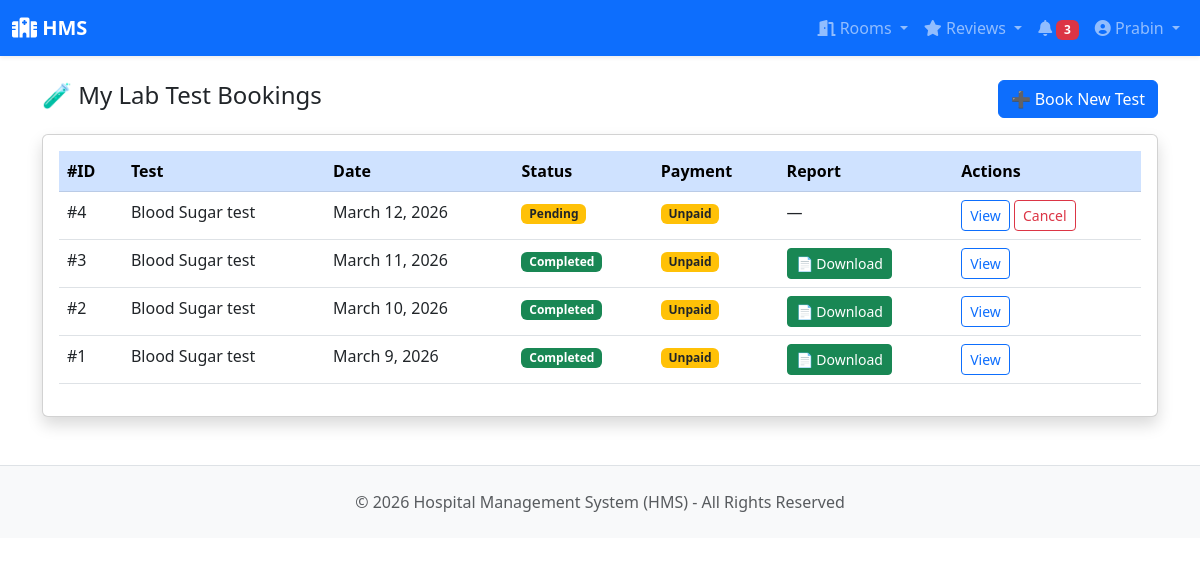
Page /lab/my-bookings/ (signed in) on the committed database.
### users/models.py (models this page shows, shortened)
class User(AbstractBaseUser, PermissionsMixin):
    ROLE_CHOICES = [
        ('PATIENT', 'Patient'),
        ('DOCTOR', 'Doctor'),
        ('RECEPTIONIST', 'Receptionist'),
        ('LAB_TECHNICIAN', 'Lab Technician'),
        ('ADMIN', 'Super Admin'),
    ]
    email = models.EmailField(unique=True)
    username = models.CharField(max_length=50)
    role = models.CharField(max_length=20, choices=ROLE_CHOICES, default='PATIENT')
    is_active = models.BooleanField(default=False)  # False until email activated
    is_staff = models.BooleanField(default=False)
    date_joined = models.DateTimeField(auto_now_add=True)
    activation_token = models.CharField(max_length=200, blank=True, null=True)
    objects = UserManager()
    USERNAME_FIELD = 'email'
    REQUIRED_FIELDS = ['username']

### lab/models.py (models this page shows, shortened)
class TestBooking(models.Model):
    STATUS_CHOICES = [
        ('PENDING', 'Pending'),
        ('SAMPLE_COLLECTED', 'Sample Collected'),
        ('PROCESSING', 'Processing'),
        ('COMPLETED', 'Completed'),
        ('REJECTED_SAMPLE', 'Rejected Sample'),
        ('CANCELLED', 'Cancelled'),
    ]
    PAYMENT_STATUS_CHOICES = [
        ('UNPAID', 'Unpaid'),
        ('PAID', 'Paid'),
    ]
    patient = models.ForeignKey(
        'users.PatientProfile',
        on_delete=models.CASCADE,
        related_name='test_bookings'
    )
    template = models.ForeignKey(
        TestTemplate,
        on_delete=models.CASCADE,
        related_name='bookings'
    )
    date = models.DateField()
    status = models.CharField(
        max_length=20,
        choices=STATUS_CHOICES,
        default='PENDING'
    )
    payment_status = models.CharField(
        max_length=10,
        choices=PAYMENT_STATUS_CHOICES,
        default='UNPAID'
    )
    amount = models.DecimalField(
        max_digits=8, decimal_places=2,
        help_text="Price at time of booking"
    )
    notes = models.TextField(blank=True)
    specimen_id = models.CharField(max_length=40, unique=True, null=True, blank=True)
    collected_by = models.ForeignKey(
        'users.User',
        on_delete=models.SET_NULL,
        null=True,
        blank=True,
        related_name='collected_samples'
    )
    collected_at = models.DateTimeField(null=True, blank=True)
    received_at = models.DateTimeField(null=True, blank=True)
    rejected_reason = models.CharField(max_length=255, blank=True)
    expected_report_at = models.DateTimeField(null=True, blank=True)
    completed_at = models.DateTimeField(null=True, blank=True)
    created_at = models.DateTimeField(auto_now_add=True)
    class Meta:
        unique_together = ['patient', 'template', 'date']
        ordering = ['-date']

class TestTemplate(models.Model):
    name = models.CharField(max_length=200, unique=True)
    description = models.TextField(blank=True)
    preparation = models.TextField(
        blank=True,
        help_text="Instructions before test e.g. Fast for 8 hours"
    )
    price = models.DecimalField(max_digits=8, decimal_places=2)
    duration_minutes = models.IntegerField(
        default=30,
        help_text="How long the test takes"
    )
    is_available = models.BooleanField(default=True)
    created_at = models.DateTimeField(auto_now_add=True)
    class Meta:
        ordering = ['name']

### lab/views.py (the view)
# urls.py: path('my-bookings/', views.my_bookings, name='my_bookings'),
@login_required
def my_bookings(request):
    if request.user.role != 'PATIENT':
        messages.error(request, 'Access denied.')
        return redirect('users:dashboard')
    bookings = TestBooking.objects.filter(
        patient=request.user.patient_profile
    ).select_related('template').order_by('-date')
    return render(request, 'lab/my_bookings.html', {'bookings': bookings})

### notifications/context_processors.py (called while the page is built)
def unread_notifications(request):
    if request.user.is_authenticated:
        count = Notification.objects.filter(recipient=request.user, is_read=False).count()
        return {'unread_notification_count': count}
    return {'unread_notification_count': 0}

### templates/lab/my_bookings.html (shortened to what this page needs)
{% extends 'base.html' %}
{% block content %}
<div class="d-flex justify-content-between align-items-center mb-3">
    <h4>🧪 My Lab Test Bookings</h4>
    <a href="{% url 'lab:test_list' %}" class="btn btn-primary">➕ Book New Test</a>
</div>
<div class="card shadow">
    <div class="card-body">
        <table class="table table-hover">
            <thead class="table-primary">
                <tr><th>#ID</th><th>Test</th><th>Date</th><th>Status</th><th>Payment</th><th>Report</th><th>Actions</th></tr>
            </thead>
            <tbody>
                {% for booking in bookings %}
                <tr>
                    <td>#{{ booking.id }}</td>
                    <td>{{ booking.template.name }}</td>
                    <td>{{ booking.date }}</td>
                    <td>
                        {% if booking.status == 'PENDING' %}<span class="badge bg-warning text-dark">Pending</span>
                        {% elif booking.status == 'SAMPLE_COLLECTED' %}<span class="badge bg-info">Sample Collected</span>
                        {% elif booking.status == 'PROCESSING' %}<span class="badge bg-primary">Processing</span>
                        {% elif booking.status == 'COMPLETED' %}<span class="badge bg-success">Completed</span>
                        {% elif booking.status == 'REJECTED_SAMPLE' %}<span class="badge bg-danger">Rejected Sample</span>
                        {% elif booking.status == 'CANCELLED' %}<span class="badge bg-danger">Cancelled</span>
                        {% endif %}
                    </td>
                    <td>
                        {% if booking.payment_status == 'PAID' %}<span class="badge bg-success">Paid</span>
                        {% else %}<span class="badge bg-warning text-dark">Unpaid</span>{% endif %}
                    </td>
                    <td>
                        {% if booking.status == 'COMPLETED' %}
                            {% if booking.result.is_released %}
                            <a href="{% url 'lab:download_report' booking.result.pk %}"
                               class="btn btn-sm btn-success">📄 Download</a>
                            {% else %}
                            <span class="text-muted small">Being processed</span>
                            {% endif %}
                        {% else %}—{% endif %}
                    </td>
                    <td>
                        <a href="{% url 'lab:booking_detail' booking.pk %}" class="btn btn-sm btn-outline-primary">View</a>
                        {% if booking.status == 'PENDING' %}
                        <a href="{% url 'lab:cancel_booking' booking.pk %}" class="btn btn-sm btn-outline-danger">Cancel</a>
                        {% endif %}
                    </td>
                </tr>
                {% empty %}
                <tr><td colspan="7" class="text-center text-muted py-4">No bookings yet. <a href="{% url 'lab:test_list' %}">Book a test!</a></td></tr>
                {% endfor %}
            </tbody>
        </table>
    </div>
</div>
{% endblock %}

### templates/base.html (shortened to what this page needs)
<!DOCTYPE html>
<html lang="en">
<head>
    <link href="https://cdn.jsdelivr.net/npm/bootstrap@5.3.0/dist/css/bootstrap.min.css" rel="stylesheet">
    <link href="https://cdnjs.cloudflare.com/ajax/libs/font-awesome/6.0.0/css/all.min.css" rel="stylesheet">
</head>
<body>
{% if user.is_authenticated %}
<nav class="navbar navbar-expand-lg navbar-dark bg-primary sticky-top shadow-sm">
    <div class="container-fluid">
        <a class="navbar-brand fw-bold" href="{% url 'users:dashboard' %}">
            <i class="fas fa-hospital"></i> HMS
        </a>
        <div class="collapse navbar-collapse" id="navbarNav">
            <div class="navbar-nav ms-auto">
                {% if user.role == 'PATIENT' or user.role == 'DOCTOR' or user.role == 'RECEPTIONIST' or user.role == 'ADMIN' %}
                <div class="nav-item dropdown">
                    <a class="nav-link dropdown-toggle" href="#" id="roomsDropdown" role="button" data-bs-toggle="dropdown">
                        <i class="fas fa-door-open"></i> Rooms
                    </a>
                </div>
                {% endif %}
                {% if user.role == 'PATIENT' or user.role == 'DOCTOR' %}
                <div class="nav-item dropdown">
                    <a class="nav-link dropdown-toggle" href="#" id="reviewsDropdown" role="button" data-bs-toggle="dropdown">
                        <i class="fas fa-star"></i> Reviews
                    </a>
                </div>
                {% endif %}
                <a class="nav-link" href="{% url 'notifications:notification_list' %}" title="Notifications">
                    <i class="fas fa-bell"></i>
                    {% if unread_notification_count > 0 %}
                        <span class="badge bg-danger">{{ unread_notification_count }}</span>
                    {% endif %}
                </a>
                <div class="nav-item dropdown">
                    <a class="nav-link dropdown-toggle" href="#" id="userDropdown" role="button" data-bs-toggle="dropdown">
                        <i class="fas fa-user-circle"></i> {{ user.first_name|default:user.username }}
                    </a>
                </div>
            </div>
        </div>
    </div>
</nav>
{% endif %}
<div class="{% if user.is_authenticated %}container{% else %}container-fluid{% endif %} mt-4">
    {% block content %}{% endblock %}
</div>
<footer class="bg-light text-muted py-4 mt-5 border-top">
    <div class="container text-center">
        <p class="mb-0">&copy; 2026 Hospital Management System (HMS) - All Rights Reserved</p>
    </div>
</footer>
<link href="https://cdnjs.cloudflare.com/ajax/libs/font-awesome/6.0.0/css/all.min.css" rel="stylesheet">
</body>
</html>

### rows in the picture
User: first_name "Prabin"
TestBooking: id "4", template.name "Blood Sugar test", date "March 12, 2026", status "Pending", payment_status "Unpaid"
TestBooking: id "3", template.name "Blood Sugar test", date "March 11, 2026", status "Completed", payment_status "Unpaid"
TestBooking: id "2", template.name "Blood Sugar test", date "March 10, 2026", status "Completed", payment_status "Unpaid"
TestBooking: id "1", template.name "Blood Sugar test", date "March 9, 2026", status "Completed", payment_status "Unpaid"

### other values in the picture
{{ unread_notification_count }} "3"
